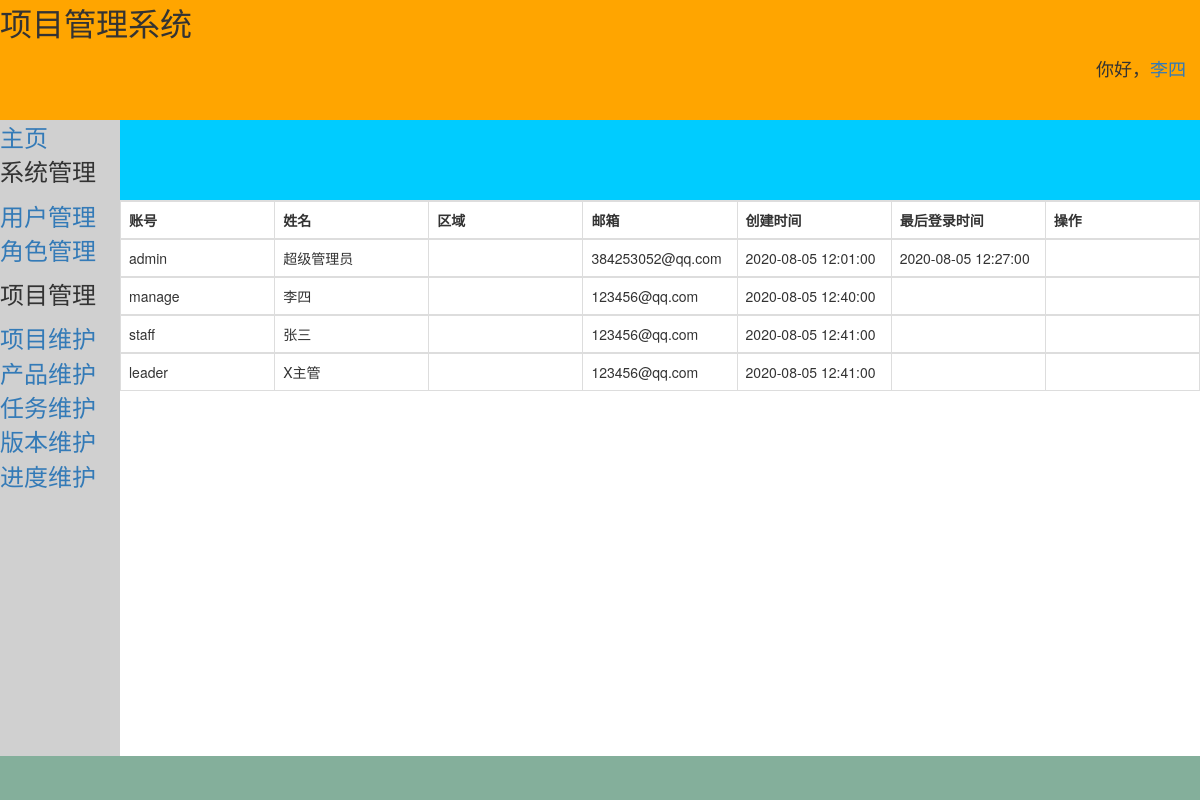
/system/user/ (signed in), run on the app's committed database.
### login/models.py (models this page shows)
class User(AbstractUser):
    area = models.CharField(max_length=20, verbose_name='地区')
    class Meta:
        verbose_name = '用户'
        verbose_name_plural = '用户'
        ordering = ['id']

### system/views.py (the view)
# urls.py: path('user/', views.user, name='user'),
def user(request):
    if User.objects.count() == 0:  # 如果没有用户
        context = {
            'wrong': '暂无数据',
        }
    else:
        context = {
            'userset': User.objects.all(),
            'username': request.user.first_name,
        }
    return render(request, 'system/user.html', context)

### system/templates/system/user.html (shortened to what this page needs)
{% extends 'login/base.html' %}
    {% block right %}
    <TABLE class="table table-hover table-bordered">
        <TR>
            <th>账号</th>
            <th>姓名</th>
            <th>区域</th>
            <th>邮箱</th>
            <th>创建时间</th>
            <th>最后登录时间</th>
            <th>操作</th>
        </TR>
        {% for user in userset %}
            <TR>
                <TD>{{user.username}}</TD>
                <TD>{{user.first_name}}</TD>
                <TD>{{user.area}}</TD>
                <TD>{{user.email}}</TD>
                <TD>{{user.date_joined}}</TD>
                <TD>{{user.last_login|default_if_none:''}}</TD>
                <TD></TD>
            </TR>
        {% endfor%}
    </TABLE>
    {% endblock right %}

### login/templates/login/base.html (shortened to what this page needs)
<!DOCTYPE html>
{% load static %}
<html lang="en">
<head>
    <link rel="stylesheet" href="{% static 'bootstrap-3.3.7-dist/css/bootstrap.min.css' %}">
</head>
<body>
        <div class="top">
            <p><font size="6">项目管理系统</font></p>
            <p align="right"><font size="4">你好，<a href="#">{{username}}</a></font>&emsp;</p>
        </div>
		<div class="left">
            <font size="5">
                <a href="{% url 'login:homepage' %}" >主页</a>
                <p>系统管理</p>
                <ul>
                    <li><a href="{% url 'system:user' %}">用户管理</a></li>
                    <li><a href="{% url 'system:role' %}">角色管理</a></li>
                </ul>
            <p>项目管理</p>
                <ul>
                    <li><a href="{% url 'project:project' %}">项目维护</a></li>
                    <li><a href="{% url 'project:product' %}">产品维护</a></li>
                    <li><a href="{% url 'project:task' %}">任务维护</a></li>
                    <li><a href="{% url 'project:vision' %}">版本维护</a></li>
                    <li><a href="{% url 'project:progress' %}">进度维护</a></li>
                </ul>
            </font>
        </div>
		<div class="rightup">
            <div class="inner">
            </div>
        </div>
		<div class="right">
            <div class="inner">
                {% block right %}
                {% endblock right %}
            </div>
        </div>
        <div class="rightdown">
            <div class="inner">
            </div>
        </div>
		<div class="bottom"></div>
</body>
</html>

### login/templates/login/base.html (style rules this page uses)
.top { height:15%; position:absolute; top:0%; left:0%; right:0%; background-color:orange; }
.left { position:absolute; top:15%; left:0%; bottom:5%; width:10%; background-color:#D0D0D0; }
.rightup { position:absolute; top:15%; left:10%; right:0%; height:10%; background-color:#00CCFF; }
.right { position:absolute; top:25%; left:10%; right:0%; height:64.5%; background-color:white; }
.rightdown { position:absolute; height:0%; left:10%; right:0%; bottom:13%; background-color:white; }
.bottom { position:absolute; left:0%; right:0%; bottom:0%; height:5.5%; background-color:#84AF9B; }
.inner { min-height:20px; }
* { margin: 0; padding: 0; }
table { border-spacing: 0; border-collapse: collapse; }
table thead, tbody tr { display: table; width: 100%; table-layout: fixed; }

### data on the page
User: first_name "李四", username "manage", email "123456@qq.com", date_joined "2020-08-05 12:40:00"
User: username "admin", first_name "超级管理员", email "384253052@qq.com", date_joined "2020-08-05 12:01:00", last_login "2020-08-05 12:27:00"
User: username "staff", first_name "张三", email "123456@qq.com", date_joined "2020-08-05 12:41:00"
User: username "leader", first_name "X主管", email "123456@qq.com", date_joined "2020-08-05 12:41:00"
